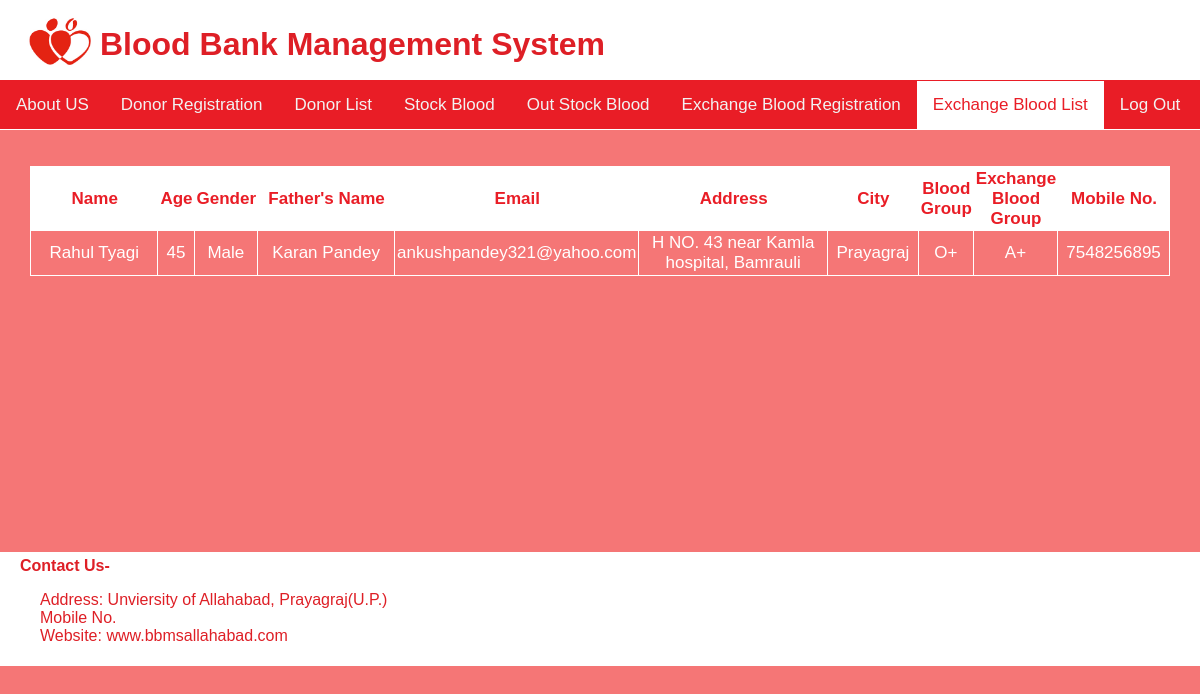
The page /exchange_list.php (signed in) on the database its author committed.
### tables this page shows
CREATE TABLE `exchange_blood` (
  `id` int(11) NOT NULL,
  `name` varchar(20) DEFAULT NULL,
  `age` varchar(20) DEFAULT NULL,
  `gender` varchar(10) DEFAULT NULL,
  `fname` varchar(30) DEFAULT NULL,
  `email` varchar(40) DEFAULT NULL,
  `address` varchar(200) DEFAULT NULL,
  `city` varchar(20) DEFAULT NULL,
  `bgroup` varchar(10) DEFAULT NULL,
  `exbgroup` varchar(10) DEFAULT NULL,
  `mobno` varchar(20) DEFAULT NULL
);

### exchange_list.php (the view, shortened to what this page needs)
<?php
include('connect.php');
?>
<!DOCTYPE html>
<html>
<head>
	<link rel="stylesheet" type="text/css" href="css/s1.css">
</head>
<body>
	<div id="full">
		<div id="inner_full">
			<div id="header"><a href="home.php"><img src="logo.jpg" width="80px" height="75" align="left" alt="logo"></a><h1>Blood Bank Management System</h1></div>
			<div id="body">
				<nav id="navbar">
					<a href="home.php">About US</a>
                    <a href="donor_registration.php">Donor Registration</a>
					<a href="donor_list.php">Donor List</a>
					<a href="stoke_blood_list.php">Stock Blood</a>
                    <a href="out_stoke_blood.php">Out Stock Blood</a>
					<a href="exchange_blood.php">Exchange Blood Registration</a>
                    <a class="active" href="exchange_list.php">Exchange Blood List</a>
                    <a href="logout.php">Log Out</a>
                </nav><br><br>
                <table align="center" cellspacing="0" cellpadding="2">
                	<tr align="center">
                		<th width="200px">Name</th>
                		<th>Age</th>
                		<th>Gender</th>
                		<th width="200px">Father's Name</th>
                		<th width="200px">Email</th>
                		<th width="300px">Address</th>
                		<th width="100px">City</th>
                		<th>Blood Group</th>
                		<th>Exchange Blood Group</th>
                		<th width="120px">Mobile No.</th>
                	</tr>
                	<?php
                	$q=$db->query("SELECT * FROM exchange_blood");
                	while($r1=$q->fetch(PDO::FETCH_OBJ))
                	{
                		?>
                		<tr align="center">
                		<td><?= $r1->name; ?></td>
                		<td><?= $r1->age; ?></td>
                		<td><?= $r1->gender; ?></td>
                		<td><?= $r1->fname; ?></td>
                		<td><?= $r1->email; ?></td>
                		<td><?= $r1->address; ?></td>
                		<td><?= $r1->city; ?></td>
                		<td><?= $r1->bgroup; ?></td>
                		<td><?= $r1->exbgroup; ?></td>
                		<td><?= $r1->mobno; ?></td>
                	</tr>
                	<?php
                	}
                	?>
                </table>
			</div></div><br><br><br><br>
		    <footer id="footer"><strong>Contact Us-</strong>
		    	<p>Address: Unviersity of Allahabad, Prayagraj(U.P.)<br>
		    		Mobile No.<br>
		    	    Website:  www.bbmsallahabad.com
		    	</p></footer>
		</div>
</body>
</html>

### css/s1.css (style rules this page uses)
body { margin-top: 0; margin-left: 0; margin-right: 0; margin-bottom: 0; font-family: sans-serif; background-color: #F57676; }
#full { width: 100%; height: auto; }
#inner_full { width: 100%; height: auto; margin: auto; }
#header { padding-top: 5px; padding-left: 20px; padding-bottom: 5px; height: 70px; background-color: #fff; color: #DE1F26; }
#body { width: 100%; height: 400px; }
#navbar { background-color: #E91D26; overflow: hidden; border-top: 1px solid #E91D26; border-bottom: 1px solid #fff; }
#navbar a { float: left; color: #f2f2f2; text-align: center; padding: 14px 16px; text-decoration: none; font-size: 17px; }
#navbar a.active { background-color: #fff; color: #E91D26; }
#footer { margin-bottom: 0px; padding-top: 5px; padding-left: 20px; padding-bottom: 5px; height: auto; background-color: #fff; color: #DE1F26; }
#footer p { margin-left: 20px; }

### exchange_list.php (style rules this page uses)
table { margin-left: 30px; margin-right: 30px; border-top: 1px solid; border-left: 1px solid; border-color: white; color: #fff; font-family: sans-serif; font-size: 17px; font-weight: 400px; }
table tr th { background-color: #fff; color: #E91D26; }
table tr td { border-right: 1px solid; border-bottom: 1px solid; border-color: #fff; }

### rows shown on the page
exchange_blood: name "Rahul Tyagi", age "45", gender "Male", fname "Karan Pandey", email "ankushpandey321@yahoo.com", address "H NO. 43 near Kamla hospital, Bamrauli", city "Prayagraj", bgroup "O+", exbgroup "A+", mobno "7548256895"
